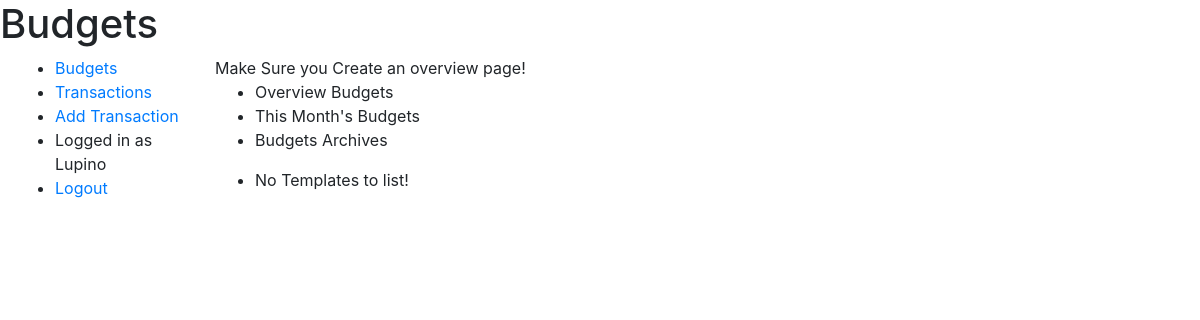
Page /budgets/overview/ (signed in) on the earlier database version.
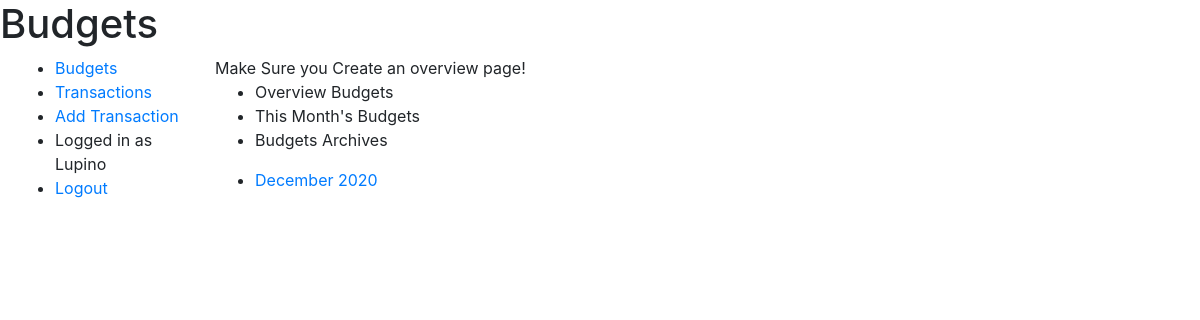
Same page on the later database version.
### budgets/models.py (models this page shows)
class Template(models.Model):
    name = models.CharField(max_length=64)
    budgets = models.ManyToManyField(Budget)
    all_transactions = models.ManyToManyField(Transaction, blank=True)
    account = models.ForeignKey(User, on_delete=models.CASCADE)
    def __str__(self):
        return self.name

### budgets/views.py (the view)
# urls.py: path("overview/", views.overview, name="overview")
@login_required
def overview(request):
    templates = Template.objects.filter(account=request.user)
    budgets = Budget.objects.filter(account=request.user)
    return render(request, "budgets/overview.html", {
        'templates': templates,
        'budgets': budgets,
    })

### budgets/templates/budgets/overview.html
{% extends 'budgets/layout.html' %}
{% block body %}
Make Sure you Create an overview page!
<div>
  <ul>
    <li>Overview Budgets</li>
    <li>This Month's Budgets</li>
    <li>Budgets Archives</li>
  </ul>
</div>
<div>
  <ul>
    {% for template in templates %}
    <li><a href="#">{{ template }}</a></li>
    {% empty %}
    <li>No Templates to list!</li>
    {% endfor %}
  </ul>
</div>
{% endblock %}

### budgets/templates/budgets/layout.html (shortened to what this page needs)
<!DOCTYPE html>
<html>
<head>
  {% load static %}
  <link rel="stylesheet" href="https://cdn.jsdelivr.net/npm/bootstrap@4.5.3/dist/css/bootstrap.min.css">
</head>
<body>
  <div>
    <h1 href="{% url 'index' %}">Budgets</h1>
  </div>
  <div class="container-fluid">
      <div class="row">
        <div class="col-sm-2">
        {% block sidebar %}
        <ul class="sidebar-nav">
          {% if user.is_authenticated %}
          <li><a href="{% url 'budgets' %}">Budgets</a></li>
          <li><a href="{% url 'transactions' %}">Transactions</a></li>
          <li><a href="{% url 'transaction-create' %}">Add Transaction</a></li>
          <li>Logged in as {{ user.get_username }}</li>
          <li><a href="{% url 'logout' %}?next={{request.path}}">Logout</a></li>
          {% else %}
          <li>Please Login to View Content!</li>
          <li><a href="{% url 'login' %}?next={{request.path}}">Login</a></li>
          {% endif %}
        </ul>
       {% endblock %}
        </div>
        <div class="col-sm-10 ">{% block body %}{% endblock %}</div>
      </div>
    </div>
</body>
</html>

Differences in the rows shown:
added Template: name "December 2020"
Other differences:
text no longer shown: "No Templates to list!"
